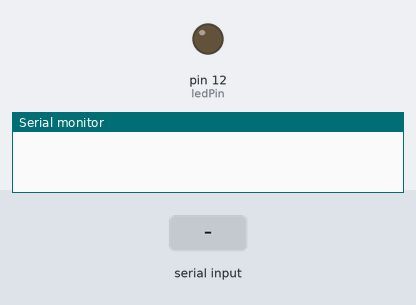
Recording of a sketch running on a simulated Arduino Uno, built with avr-gcc and run on an emulated ATmega328P. Shown: output pins drawn as LEDs (lit = HIGH), the last lines printed to the serial monitor. Inputs (shaded band) come from the test bench.

Above: at 1.2 s.
1.3 s: "a" received over the second serial link
At 2.5 s:
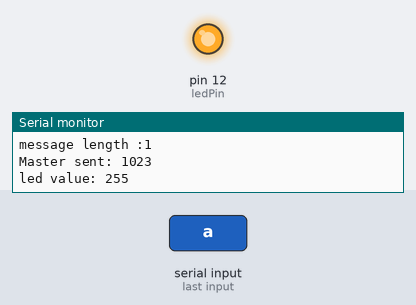
2.8 s: "90,45\n" received over the second serial link
At 3.3 s:
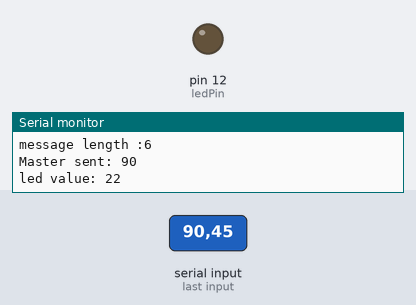
Timing chart, 0 to 5.8 s (numbered marks = the images above; inputs shaded):
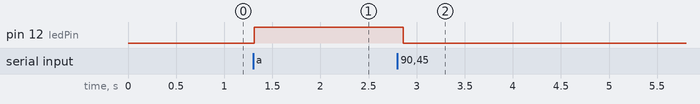

The sketch:

slave.ino
```cpp
#include <SoftwareSerial.h>

SoftwareSerial ArduinoMaster(10, 11);

#define ledPin 12

String msg="";
int ledVal=0;
int intVal = 0, oldIntVal = 0;

void setup() {
  // put your setup code here, to run once:
  Serial.begin(9600);
  ArduinoMaster.begin(9600);
  pinMode(ledPin, OUTPUT);
}

void loop() {
  // put your main code here, to run repeatedly:
  readMasterPort();
  convertMsgToCmd();

  if(oldIntVal!=intVal){
    Serial.print("Master sent: ");
    Serial.println(intVal);

    ledVal=map(intVal, 0, 1023, 0, 255);
    Serial.print("led value: ");
    Serial.println(ledVal);
    ArduinoMaster.print(ledVal);
    analogWrite(ledPin, ledVal);
    oldIntVal=intVal;
  }
}

void readMasterPort(){
  while(ArduinoMaster.available()){
    delay(10);
    if(ArduinoMaster.available() > 0){
      char c = ArduinoMaster.read();

      msg += c;
    }
  }
  ArduinoMaster.flush();
}

void convertMsgToCmd(){
  if(msg.length() >0){
    Serial.print("message length :");
    Serial.println(msg.length());

    if (msg == "a"){
      intVal = 1023;
    } else {
      char carrayl[6];
      msg.toCharArray(carrayl, sizeof(carrayl));
      intVal = atoi(carrayl);
    }

    msg="";
  }
}
```

Measured:
- after the input at 1.3 s, pin 12 (ledPin): LOW → HIGH at once
- after the input at 2.8 s, pin 12 (ledPin): HIGH → LOW after 0.06 s
